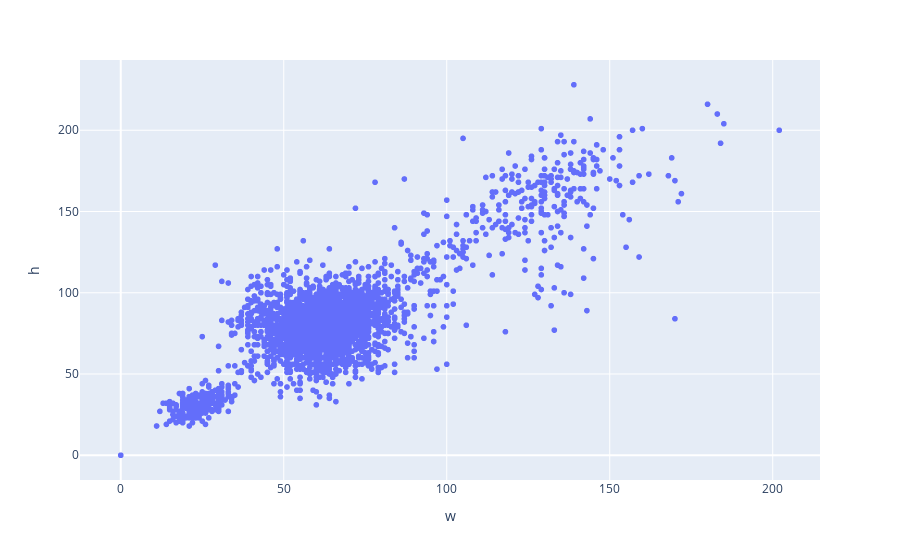

This figure's notebook cell:
### Code cell
ex.scatter(data_frame=hw,x='w',y='h')

### Figure 1 — Plotly figure (JSON) as saved in the notebook; plotly's stock layout.template omitted (floating-point values rounded to 4 significant figures; data arrays with more than 128 entries replaced by an {"elided": "..."} marker saying what was removed)
{"data": [{"hovertemplate": "w=%{x}<br>h=%{y}<extra></extra>", "legendgroup": "", "marker": {"color": "#636efa", "symbol": "circle"}, "mode": "markers", "name": "", "showlegend": false, "type": "scattergl", "x": {"elided": "4888 int values"}, "xaxis": "x", "y": {"elided": "4888 int values"}, "yaxis": "y"}], "layout": {"legend": {"tracegroupgap": 0}, "margin": {"t": 60}, "xaxis": {"anchor": "y", "domain": [0, 1], "title": {"text": "w"}}, "yaxis": {"anchor": "x", "domain": [0, 1], "title": {"text": "h"}}}}
